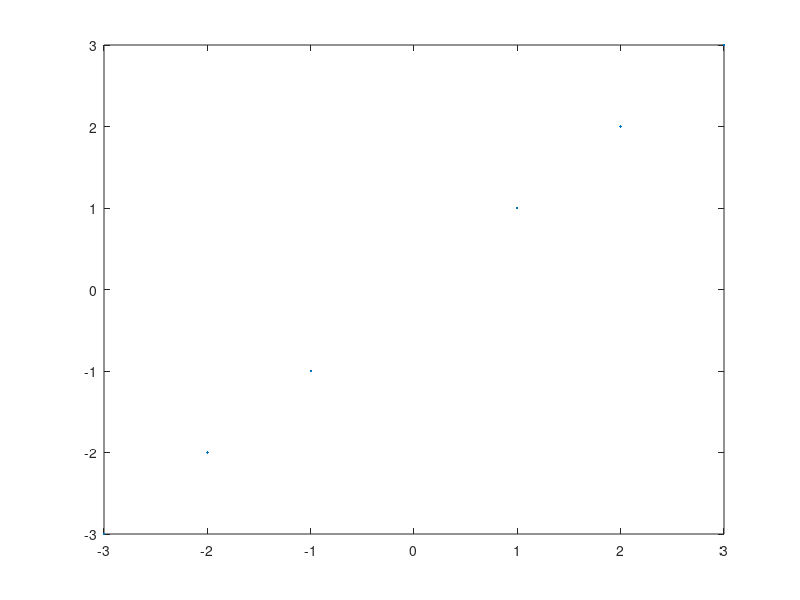

The MATLAB script that drew this image: (Note: this script raises an error after producing the figure.)
x = [1 2 3 -1 -2 -3; 1 2 3 -1 -2 -3];
k = 2;
title('Toy Six Points');
plot(x(1,:),x(2,:),'.');
pause;
hold on
[A,b,c,Aeq,beq]= lin(x,k);
lb = zeros(1,42);
ub = ones(1,42);
result = linprog(c,A,b,Aeq,beq,lb,ub);
zpq = result(1:36,:);
zpq
zz = reshape(zpq,[6,6]);
zz = zz';
zz
yp = result(37:42,:);
yp
ctr = find(yp);
ctr
c1 = x(:,ctr(1));
c2 = x(:,ctr(2));
cc = [c1 c2];
cc
plot(cc(1,:),cc(2,:),'x','LineWidth',5); 
pause;
hold on
gp1 = zz(ctr(1),:);
g1 = find(gp1);
gg1 = x(:,g1);
plot(gg1(1,:),gg1(2,:),'o');
pause;
gp2 = zz(ctr(2),:);
g2 = find(gp2);
gg2 = x(:,g2);
plot(gg2(1,:),gg2(2,:),'o');
legend('Input Data Points','Center','Cluster 1','Cluster 2');
pause;
gp = [gp1;gp2];
